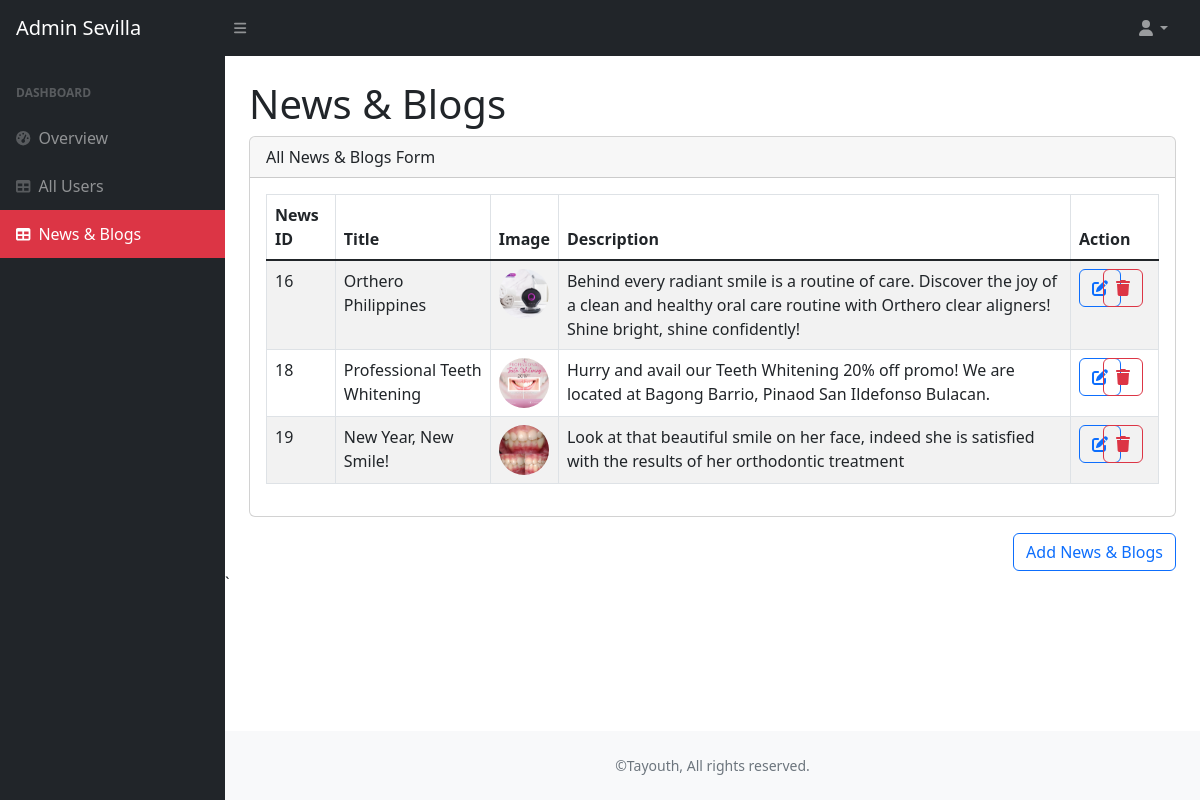
/admin/all_blog.php (signed in), run on the app's committed database.
### tables this page shows
CREATE TABLE `tbl_blog` (
  `id` int(11) NOT NULL,
  `title` varchar(191) NOT NULL,
  `image` varchar(191) NOT NULL,
  `description` mediumtext NOT NULL,
  `links` varchar(255) NOT NULL
);

### functions/myfunction.php (called while the page is built, shortened)
<?php
    include('../config/dbcon.php');
        function getAllBlog($tbl_users){
            global $con;
            $q = "SELECT * FROM $tbl_users";
           return $q = mysqli_query($con, $q);
        }
?>

### admin/all_blog.php (the view, shortened to what this page needs)
<?php
    include('inc/header.php');
?>
<div class="container-fluid px-4">
    <h1 class="mt-4">News & Blogs</h1>
    <div class="row">
        <div class="col-lg-12">
            <div class="card">
                <div class="card-header">
                    All News & Blogs Form
                </div>
                <div class="card-body" id="blog_table">
                    <div class="table table-wrapper-scroll-y my-custom-scrollbar">
                        <table class="table table-bordered table-striped mb-0">
                            <thead>
                                <tr>
                                    <th>News ID</th>
                                    <th>Title</th>
                                    <th>Image</th>
                                    <th>Description</th>
                                    <th>Action</th>
                                </tr>
                            </thead>
                            <tbody>
                                <?php
                                $blog = getAllBlog("tbl_blog");
                                if (mysqli_num_rows($blog) > 0) {
                                    foreach ($blog as $data) {
                                ?>
                                    <tr>
                                        <td><?= $data['id']; ?></td>
                                        <td><?= $data['title']; ?></td>
                                        <td>
                                            <img style="width: 50px; height: 50px; border-radius: 50%;" src="../uploaded/<?= $data['image']; ?>">
                                        </td>
                                        <td><?= $data['description']; ?></td>
                                        <td class="">
                                            <div class="row">
                                                <div class="col-3" title="Edit News & Blogs">
                                                    <a href="edit_blog.php?id=<?= $data['id']; ?>" type="button" class="btn btn-outline-primary"><i class="fa-solid fa-pen-to-square"></i></a>
                                                </div>
                                                <div class="col-3" title="Delete News & Blogs">
                                                    <button type="button" value="<?= $data['id']; ?>" class="btn btn-outline-danger delete_blog_btn"><i class="fa-solid fa-trash"></i></button>
                                                </div>
                                            </div>
                                        </td>
                                    </tr>
                                <?php
                                    }
                                } else {
                                    echo "No record found.";
                                }
                                ?>
                            </tbody>
                        </table>
                    </div>
                </div>
            </div>
        </div>
    </div>
    <div class="row">
        <div class="col-lg-12">
            <button type="button" class="btn btn-outline-primary mt-lg-3  float-end" data-bs-toggle="modal" data-bs-target="#add_blog_btn">
                Add News & Blogs
            </button>
        </div>
    </div>
</div>
<?php
include('inc/footer.php');
?>

### admin/inc/header.php (shortened to what this page needs)
<!DOCTYPE html>
<html lang="en">
    <head>
        <link href="lib/css/styles.css" rel="stylesheet" />
        <link href="lib/css/bs.css" rel="stylesheet" />
        <link rel="stylesheet" href="//cdn.jsdelivr.net/npm/alertifyjs@1.13.1/build/css/alertify.min.css"/>
        <link rel="stylesheet" href="//cdn.jsdelivr.net/npm/alertifyjs@1.13.1/build/css/themes/bootstrap.min.css"/>
    </head>
    <body class="sb-nav-fixed">
        <?php include('inc/admin_nav.php');?>
        <div id="layoutSidenav">
            <?php include('inc/admin_sidebar.php');?>
            <div id="layoutSidenav_content">
                <main>

### admin/inc/admin_nav.php (shortened to what this page needs)
<nav class="sb-topnav navbar navbar-expand navbar-dark bg-dark">
    <a class="navbar-brand ps-3" href="../admin/index.php"> <?= $_SESSION['auth_user']['name']; ?></a>
    <button class="btn btn-link btn-sm order-1 order-lg-0 me-4 me-lg-0" id="sidebarToggle" href="#!"><i class="fas fa-bars"></i></button>
    <ul class="navbar-nav ms-auto ms-md-0 me-3 me-lg-4">
        <li class="nav-item dropdown">
            <a class="nav-link dropdown-toggle" id="navbarDropdown" href="#" role="button" data-bs-toggle="dropdown" aria-expanded="false"><i class="fas fa-user fa-fw"></i></a>
        </li>
    </ul>
</nav>

### admin/inc/admin_sidebar.php
<?php
    $page = substr($_SERVER['SCRIPT_NAME'], strrpos($_SERVER['SCRIPT_NAME'],"/")+1);
?>
<div id="layoutSidenav_nav">
    <nav class="sb-sidenav accordion sb-sidenav-dark" id="sidenavAccordion">
        <div class="sb-sidenav-menu">
            <div class="nav">
                <div class="sb-sidenav-menu-heading">Dashboard</div>
                <a class="nav-link <?= $page == "index.php"? 'active bg-danger':''; ?>" href="../admin/index.php">
                    <div class="sb-nav-link-icon"><i class="fas fa-tachometer-alt"></i></div>
                    Overview
                </a>
                <a class="nav-link <?= $page == "all_users.php"? 'active bg-danger':''; ?>" href="all_users.php">
                    <div class="sb-nav-link-icon"><i class="fas fa-table"></i></div>
                    All Users
                </a>
                <a class="nav-link <?= $page == "all_blog.php"? 'active bg-danger':''; ?>" href="all_blog.php">
                    <div class="sb-nav-link-icon"><i class="fas fa-table"></i></div>
                    News & Blogs
                </a>
            </div>
        </div>
    </nav>
</div>

### admin/inc/footer.php (shortened to what this page needs)
`                    </main>
                <footer class="py-4 bg-light mt-auto postion">
                    <div class="container-fluid px-4">
                        <div class="small text-center">
                            <div class="text-muted">&copy;Tayouth, All rights reserved.</div>
                        </div>
                    </div>
                </footer>
            </div>
        </div>
    </body>
</html>

### data on the page
tbl_blog: id "16", title "Orthero Philippines", image (picture), description "Behind every radiant smile is a routine of care. Discover the joy of a clean and healthy oral care routine with Orthero clear aligners! Shine bright, shine confidently!"
tbl_blog: id "18", title "Professional Teeth Whitening", image (picture), description "Hurry and avail our Teeth Whitening 20% off promo! We are located at Bagong Barrio, Pinaod San Ildefonso Bulacan."
tbl_blog: id "19", title "New Year, New Smile!", image (picture), description "Look at that beautiful smile on her face, indeed she is satisfied with the results of her orthodontic treatment"

### other printed values
$_SESSION['auth_user']['name'] "Admin Sevilla"
